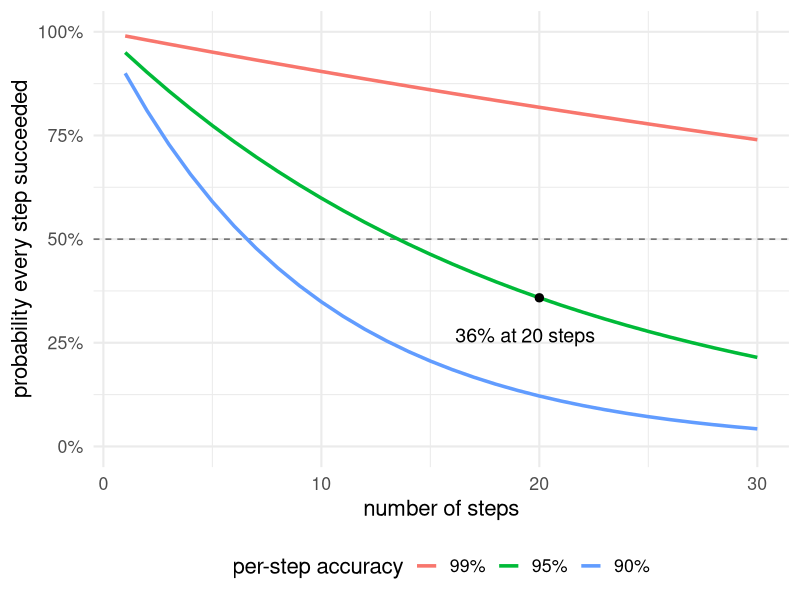

This chart was generated by the following R code:
## ---- chunk 1
# figures formatting setup
options(htmltools.dir.version = FALSE)
library(knitr)
opts_chunk$set(
  prompt = T,
  fig.align="center", #fig.width=6, fig.height=4.5,
  # out.width="748px", #out.length="520.75px",
  dpi=300, #fig.path='Figs/',
  cache=T, #echo=F, warning=F, message=F
  engine.opts = list(bash = "-l")
  )

## Next hook based on this SO answer: https://stackoverflow.com/a/39025054
knit_hooks$set(
  prompt = function(before, options, envir) {
    options(
      prompt = if (options$engine %in% c('sh','bash', 'zsh')) '$ ' else 'R> ',
      continue = if (options$engine %in% c('sh','bash', 'zsh')) '$ ' else '+ '
      )
})

# Set CRAN mirror
options(repos = c(CRAN = "https://cran.rstudio.com/"))

if (!require("fontawesome", character.only = TRUE)) {
  install.packages("fontawesome", dependencies = TRUE)
  library(fontawesome, character.only = TRUE)
}
## ---- chunk 2
#| echo: false
#| fig-width: 7
#| fig-height: 4.5
#| message: false
library(ggplot2)

n <- 1:30
decay <- data.frame(
  steps = rep(n, 3),
  accuracy = factor(rep(c("99%", "95%", "90%"), each = length(n)),
                    levels = c("99%", "95%", "90%")),
  prob = c(0.99^n, 0.95^n, 0.90^n)
)

ggplot(decay, aes(x = steps, y = prob, colour = accuracy)) +
  geom_hline(yintercept = 0.5, linetype = "dashed", colour = "grey40") +
  geom_line(linewidth = 1.2) +
  annotate("point", x = 20, y = 0.95^20, size = 2.5) +
  annotate("text", x = 20, y = 0.95^20 - 0.09, label = "36% at 20 steps",
           hjust = 0.6, size = 5) +
  scale_y_continuous(limits = c(0, 1), labels = scales::percent) +
  labs(x = "number of steps",
       y = "probability every step succeeded",
       colour = "per-step accuracy") +
  theme_minimal(base_size = 16) +
  theme(legend.position = "bottom")
